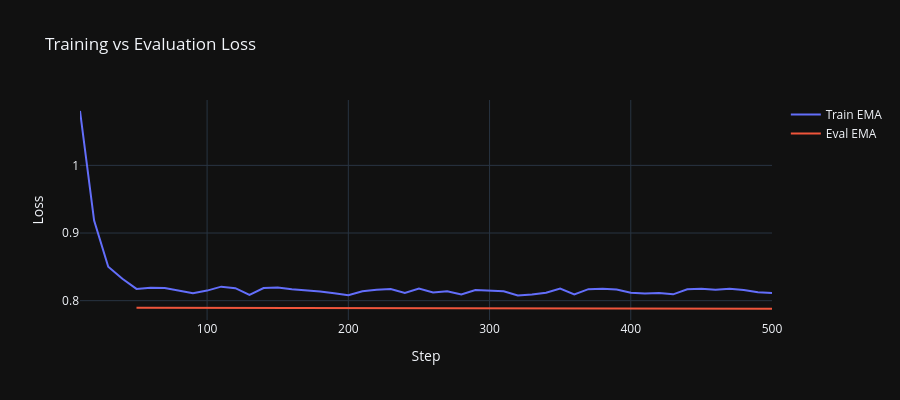

Notebook cell for this chart:
### Code cell
# Detailed Training vs Eval Loss
fig = go.Figure()

for name, color in [('loss/ema', '#00ff99'), ('eval/loss/ema', '#ff6666')]:
    if name in metric_data:
        fig.add_trace(go.Scatter(
            x=metric_data[name]['steps'], y=metric_data[name]['values'],
            name='Train EMA' if 'eval' not in name else 'Eval EMA',
            mode='lines', line=dict(width=2)
        ))

fig.update_layout(
    title="Training vs Evaluation Loss",
    xaxis_title="Step",
    yaxis_title="Loss",
    template=plotly_template,
    height=400,
    hovermode='x unified'
)
fig.show()

### Figure 1 — Plotly figure (JSON) as saved in the notebook; plotly's stock layout.template omitted (floating-point values rounded to 4 significant figures)
{"data": [{"line": {"width": 2}, "mode": "lines", "name": "Train EMA", "type": "scatter", "x": [10, 20, 30, 40, 50, 60, 70, 80, 90, 100, 110, 120, 130, 140, 150, 160, 170, 180, 190, 200, 210, 220, 230, 240, 250, 260, 270, 280, 290, 300, 310, 320, 330, 340, 350, 360, 370, 380, 390, 400, 410, 420, 430, 440, 450, 460, 470, 480, 490, 500], "y": [1.08, 0.9183, 0.8502, 0.8324, 0.8174, 0.819, 0.8188, 0.8151, 0.8111, 0.8149, 0.8207, 0.8185, 0.8086, 0.8186, 0.8193, 0.8168, 0.8153, 0.8136, 0.811, 0.808, 0.8138, 0.8163, 0.8173, 0.8113, 0.818, 0.8121, 0.8139, 0.809, 0.8157, 0.8147, 0.8138, 0.8077, 0.809, 0.8118, 0.818, 0.8093, 0.817, 0.8175, 0.8164, 0.8116, 0.8106, 0.8113, 0.8093, 0.8169, 0.8176, 0.8162, 0.8176, 0.8156, 0.8125, 0.8113]}, {"line": {"width": 2}, "mode": "lines", "name": "Eval EMA", "type": "scatter", "x": [50, 100, 150, 200, 250, 300, 350, 400, 450, 500], "y": [0.7894, 0.7891, 0.789, 0.7886, 0.7885, 0.7884, 0.788, 0.7877, 0.7879, 0.7879]}], "layout": {"height": 400, "hovermode": "x unified", "title": {"text": "Training vs Evaluation Loss"}, "xaxis": {"title": {"text": "Step"}}, "yaxis": {"title": {"text": "Loss"}}}}
